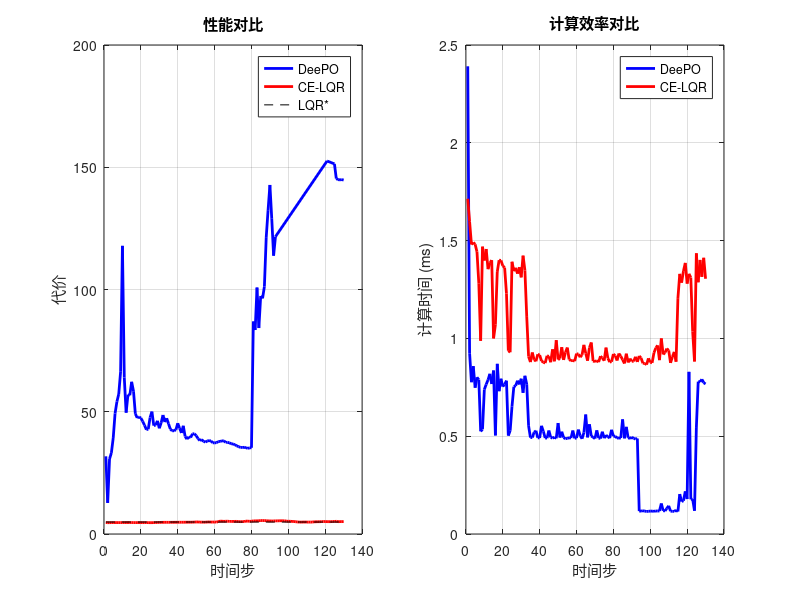
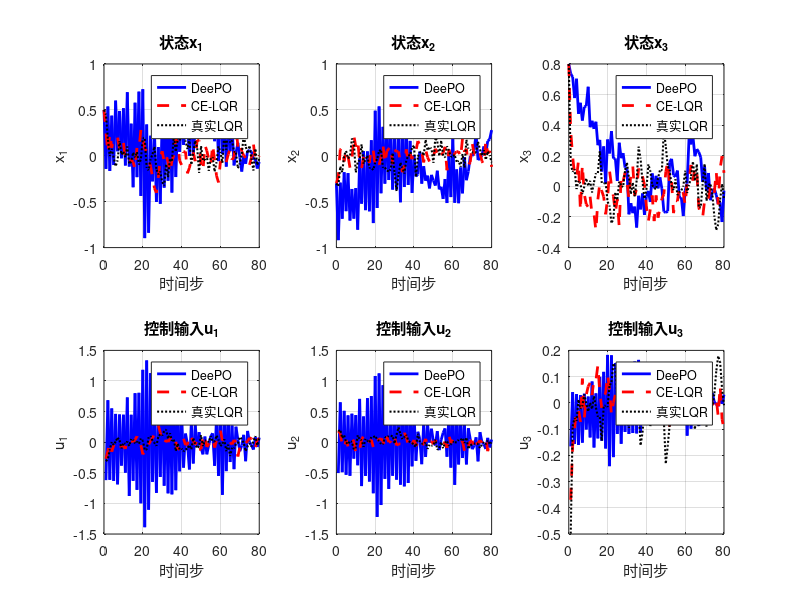

The MATLAB source for these figures, in order: (Note: this script raises an error after producing the figures.)
% 实验C: 边界不稳定系统对比
clear; close all; clc;

% Laplacian系统
n = 3; m = 3;
A = [1.01, 0.01, 0; 0.01, 1.01, 0.01; 0, 0.01, 1.01];
B = eye(3);
Q = eye(3); R = eye(3);
noise_std = sqrt(1/100);

% 真实LQR
[K_true, S_true, ~] = dlqr(A, B, Q, R);
K_true = -K_true;
J_true = trace(S_true);

T_total = 150;
T_init = 20;

% DeePO方法
rng(1);
x_deepo = randn(n, 1);

% 初始数据收集(增强激励)
X_init = zeros(n, T_init);
U_init = zeros(m, T_init);
X_next_init = zeros(n, T_init);

for t = 1:T_init
    u = 0.2 * randn(m, 1);  % 增强激励强度
    w = noise_std * randn(n, 1);
    x_next = A * x_deepo + B * u + w;
    
    X_init(:, t) = x_deepo;
    U_init(:, t) = u;
    X_next_init(:, t) = x_next;
    x_deepo = x_next;
end

% 初始化DeePO(更稳健的方法)
D0 = [U_init; X_init];
S_deepo = D0 * D0';
T_deepo = X_next_init * D0';
t_current = T_init;

Phi = S_deepo / t_current;
X1bar = T_deepo / t_current;
U0bar = Phi(1:m, :);
X0bar = Phi(m+1:end, :);

% 检查数据质量
if cond(Phi) > 1e12 || rank(D0) < m+n
    warning('数据质量差，调整初始化');
    % 使用保守初始化
    K_deepo = -0.05 * eye(m, n);
else
    % 使用协方差参数化初始化
    try
        V = Phi \ [zeros(m, n); eye(n)];
        V = V + pinv(X0bar) * (eye(n) - X0bar * V);
        K_deepo = U0bar * V;
        
        % 检查初始稳定性
        Acl_test = X1bar * V;
        if max(abs(eig(Acl_test))) >= 0.98
            K_deepo = -0.05 * eye(m, n);
        end
    catch
        K_deepo = -0.05 * eye(m, n);
    end
end

% CE-LQR初始化
rng(1);
x_ce = randn(n, 1);
X_data = X_init;
U_data = U_init;
X_next_data = X_next_init;

% 在线对比
J_deepo = zeros(T_total - T_init, 1);
J_ce = zeros(T_total - T_init, 1);
time_deepo = zeros(T_total - T_init, 1);
time_ce = zeros(T_total - T_init, 1);

for k = 1:(T_total - T_init)
    % DeePO更新
    tic;
    v = 0.1 * randn(m, 1);
    u_deepo = K_deepo * x_deepo + v;
    w = noise_std * randn(n, 1);
    x_next_deepo = A * x_deepo + B * u_deepo + w;
    
    d = [u_deepo; x_deepo];
    S_deepo = S_deepo + d * d';
    T_deepo = T_deepo + x_next_deepo * d';
    t_current = t_current + 1;
    
    Phi = S_deepo / t_current;
    X1bar = T_deepo / t_current;
    U0bar = Phi(1:m, :);
    X0bar = Phi(m+1:end, :);
    
    % 稳健的参数更新
    try
        V = Phi \ [K_deepo; eye(n)];
        constraint_error = norm(X0bar * V - eye(n), 'fro');
        if constraint_error > 1e-3
            V = V + pinv(X0bar) * (eye(n) - X0bar * V);
        end
        
        K_current = U0bar * V;
        Acl = X1bar * V;
        rho = max(abs(eig(Acl)));
        
        if rho < 0.98 && ~any(isnan(Acl(:))) && ~any(isinf(Acl(:)))
            Sigma = dlyap(Acl, eye(n));
            Qc = Q + K_current' * R * K_current;
            P = dlyap(Acl', Qc);
            J_deepo_current = trace(P);
            
            % 检查结果有效性
            if isfinite(J_deepo_current) && J_deepo_current > 0
                G = (U0bar' * R * U0bar) + (X1bar' * P * X1bar);
                grad = 2 * (G * V * Sigma);
                
                % 检查梯度有效性
                if ~any(isnan(grad(:))) && ~any(isinf(grad(:)))
                    Proj = eye(m+n) - pinv(X0bar) * X0bar;
                    step = Proj * grad;
                    
                    V_new = V - 0.6 * step;  
                    V_new = V_new + pinv(X0bar) * (eye(n) - X0bar * V_new);
                    
                    K_new = U0bar * V_new;
                    Acl_new = X1bar * V_new;
                    rho_new = max(abs(eig(Acl_new)));
                    
                    if rho_new < 0.98 && ~any(isnan(K_new(:)))
                        K_deepo = K_new;
                    end
                end
            else
                J_deepo_current = Inf;
            end
        else
            J_deepo_current = Inf;
        end
    catch
        J_deepo_current = Inf;
    end
    
    time_deepo(k) = toc;
    J_deepo(k) = J_deepo_current;
    x_deepo = x_next_deepo;
    
    % CE-LQR更新
    tic;
    if size(X_data, 2) >= n + m
        Phi_reg = [U_data; X_data]';
        Y_reg = X_next_data';
        
        % 正则化回归
        lambda_reg = 1e-3;
        Theta = (Phi_reg' * Phi_reg + lambda_reg * eye(m+n)) \ (Phi_reg' * Y_reg);
        Theta = Theta';
        
        B_est = Theta(:, 1:m);
        A_est = Theta(:, m+1:end);
        
        try
            Co_est = ctrb(A_est, B_est);
            if rank(Co_est) >= n && max(abs(eig(A_est))) < 1.5
                [K_ce_new, ~, ~] = dlqr(A_est, B_est, Q, R);
                K_ce = -K_ce_new;
                
                Acl_ce = A_est + B_est * K_ce;
                rho_ce = max(abs(eig(Acl_ce)));
                
                if rho_ce < 0.98
                    Qc_ce = Q + K_ce' * R * K_ce;
                    P_ce = dlyap(Acl_ce', Qc_ce);
                    J_ce_current = trace(P_ce);
                    
                    if ~isfinite(J_ce_current) || J_ce_current <= 0
                        K_ce = -0.1 * eye(m, n);
                        J_ce_current = Inf;
                    end
                else
                    K_ce = -0.1 * eye(m, n);
                    J_ce_current = Inf;
                end
            else
                K_ce = -0.1 * eye(m, n);
                J_ce_current = Inf;
            end
        catch
            K_ce = -0.1 * eye(m, n);
            J_ce_current = Inf;
        end
    else
        K_ce = -0.1 * eye(m, n);
        J_ce_current = Inf;
    end
    
    time_ce(k) = toc;
    J_ce(k) = J_ce_current;
    
    v = 0.1 * randn(m, 1);
    u_ce = K_ce * x_ce + v;
    w = noise_std * randn(n, 1);
    x_next_ce = A * x_ce + B * u_ce + w;
    
    % 更新CE数据(滑动窗口)
    window_size = 60;
    if size(X_data, 2) >= window_size
        X_data = [X_data(:, 2:end), x_ce];
        U_data = [U_data(:, 2:end), u_ce];
        X_next_data = [X_next_data(:, 2:end), x_next_ce];
    else
        X_data = [X_data, x_ce];
        U_data = [U_data, u_ce];
        X_next_data = [X_next_data, x_next_ce];
    end
    
    x_ce = x_next_ce;
end

% 结果分析
valid_deepo = isfinite(J_deepo) & J_deepo < 1e6 & J_deepo > 0;
valid_ce = isfinite(J_ce) & J_ce < 1e6 & J_ce > 0;

fprintf('实验C结果:\n');
if sum(valid_deepo) > 0
    fprintf('DeePO平均代价: %.4f\n', mean(J_deepo(valid_deepo)));
    fprintf('DeePO稳定比例: %.1f%%\n', sum(valid_deepo)/length(J_deepo)*100);
else
    fprintf('DeePO平均代价: 无有效数据\n');
end

if sum(valid_ce) > 0
    fprintf('CE-LQR平均代价: %.4f\n', mean(J_ce(valid_ce)));
    fprintf('CE-LQR稳定比例: %.1f%%\n', sum(valid_ce)/length(J_ce)*100);
else
    fprintf('CE-LQR平均代价: 无有效数据\n');
end

fprintf('DeePO平均时间: %.2f ms\n', mean(time_deepo) * 1000);
fprintf('CE-LQR平均时间: %.2f ms\n', mean(time_ce) * 1000);
fprintf('真实LQR代价: %.4f\n', J_true);

% 性能对比
figure;
subplot(1,2,1);
% 只绘制有效数据
if sum(valid_deepo) > 0
    valid_idx_deepo = find(valid_deepo);
    plot(valid_idx_deepo, J_deepo(valid_idx_deepo), 'b-', 'LineWidth', 2);
    hold on;
end
if sum(valid_ce) > 0
    valid_idx_ce = find(valid_ce);
    plot(valid_idx_ce, J_ce(valid_idx_ce), 'r-', 'LineWidth', 2);
    hold on;
end
plot([1, length(J_deepo)], [J_true, J_true], 'k--');
xlabel('时间步');
ylabel('代价');
title('性能对比');
legend('DeePO', 'CE-LQR', 'LQR*');
grid on;

subplot(1,2,2);
plot(time_deepo * 1000, 'b-', 'LineWidth', 2);
hold on;
plot(time_ce * 1000, 'r-', 'LineWidth', 2);
xlabel('时间步');
ylabel('计算时间 (ms)');
title('计算效率对比');
legend('DeePO', 'CE-LQR');
grid on;

% 详细的控制效果对比仿真
T_sim = 80;
x0 = [0.5; -0.3; 0.8]; % 边界不稳定系统的初始状态

% DeePO控制仿真
x_deepo_sim = zeros(n, T_sim+1);
u_deepo_sim = zeros(m, T_sim);
x_deepo_sim(:, 1) = x0;

% 直接使用在线学习循环结束时得到的最终控制器
K_deepo_final = K_deepo;

% DeePO控制仿真
for t = 1:T_sim
    u_deepo_sim(:, t) = K_deepo_final * x_deepo_sim(:, t);
    w = noise_std * randn(n, 1);
    x_deepo_sim(:, t+1) = A * x_deepo_sim(:, t) + B * u_deepo_sim(:, t) + w;
end

% CE-LQR控制仿真
x_ce_sim = zeros(n, T_sim+1);
u_ce_sim = zeros(m, T_sim);
x_ce_sim(:, 1) = x0;

% 直接使用在线学习循环结束时得到的最终控制器
K_ce_final = K_ce;

for t = 1:T_sim
    u_ce_sim(:, t) = K_ce_final * x_ce_sim(:, t);
    w = noise_std * randn(n, 1);
    x_ce_sim(:, t+1) = A * x_ce_sim(:, t) + B * u_ce_sim(:, t) + w;
end

% 真实LQR控制仿真
x_true_sim = zeros(n, T_sim+1);
u_true_sim = zeros(m, T_sim);
x_true_sim(:, 1) = x0;

for t = 1:T_sim
    u_true_sim(:, t) = K_true * x_true_sim(:, t);
    w = noise_std * randn(n, 1);
    x_true_sim(:, t+1) = A * x_true_sim(:, t) + B * u_true_sim(:, t) + w;
end

% 控制效果对比图
figure;
subplot(2,3,1);
plot(0:T_sim, x_deepo_sim(1,:), 'b-', 'LineWidth', 2);
hold on;
plot(0:T_sim, x_ce_sim(1,:), 'r--', 'LineWidth', 2);
plot(0:T_sim, x_true_sim(1,:), 'k:', 'LineWidth', 1.5);
xlabel('时间步');
ylabel('x_1');
title('状态x_1');
legend('DeePO', 'CE-LQR', '真实LQR');
grid on;

subplot(2,3,2);
plot(0:T_sim, x_deepo_sim(2,:), 'b-', 'LineWidth', 2);
hold on;
plot(0:T_sim, x_ce_sim(2,:), 'r--', 'LineWidth', 2);
plot(0:T_sim, x_true_sim(2,:), 'k:', 'LineWidth', 1.5);
xlabel('时间步');
ylabel('x_2');
title('状态x_2');
legend('DeePO', 'CE-LQR', '真实LQR');
grid on;

subplot(2,3,3);
plot(0:T_sim, x_deepo_sim(3,:), 'b-', 'LineWidth', 2);
hold on;
plot(0:T_sim, x_ce_sim(3,:), 'r--', 'LineWidth', 2);
plot(0:T_sim, x_true_sim(3,:), 'k:', 'LineWidth', 1.5);
xlabel('时间步');
ylabel('x_3');
title('状态x_3');
legend('DeePO', 'CE-LQR', '真实LQR');
grid on;

subplot(2,3,4);
plot(1:T_sim, u_deepo_sim(1,:), 'b-', 'LineWidth', 2);
hold on;
plot(1:T_sim, u_ce_sim(1,:), 'r--', 'LineWidth', 2);
plot(1:T_sim, u_true_sim(1,:), 'k:', 'LineWidth', 1.5);
xlabel('时间步');
ylabel('u_1');
title('控制输入u_1');
legend('DeePO', 'CE-LQR', '真实LQR');
grid on;

subplot(2,3,5);
plot(1:T_sim, u_deepo_sim(2,:), 'b-', 'LineWidth', 2);
hold on;
plot(1:T_sim, u_ce_sim(2,:), 'r--', 'LineWidth', 2);
plot(1:T_sim, u_true_sim(2,:), 'k:', 'LineWidth', 1.5);
xlabel('时间步');
ylabel('u_2');
title('控制输入u_2');
legend('DeePO', 'CE-LQR', '真实LQR');
grid on;

subplot(2,3,6);
plot(1:T_sim, u_deepo_sim(3,:), 'b-', 'LineWidth', 2);
hold on;
plot(1:T_sim, u_ce_sim(3,:), 'r--', 'LineWidth', 2);
plot(1:T_sim, u_true_sim(3,:), 'k:', 'LineWidth', 1.5);
xlabel('时间步');
ylabel('u_3');
title('控制输入u_3');
legend('DeePO', 'CE-LQR', '真实LQR');
grid on;

sgtitle('实验C: 边界不稳定系统控制效果对比');

% 计算仿真性能指标
cost_deepo_sim = sum(diag(x_deepo_sim(:,1:T_sim)' * Q * x_deepo_sim(:,1:T_sim)) + diag(u_deepo_sim' * R * u_deepo_sim));
cost_ce_sim = sum(diag(x_ce_sim(:,1:T_sim)' * Q * x_ce_sim(:,1:T_sim)) + diag(u_ce_sim' * R * u_ce_sim));
cost_true_sim = sum(diag(x_true_sim(:,1:T_sim)' * Q * x_true_sim(:,1:T_sim)) + diag(u_true_sim' * R * u_true_sim));

fprintf('\n仿真总代价对比:\n');
fprintf('DeePO: %.4f\n', cost_deepo_sim);
fprintf('CE-LQR: %.4f\n', cost_ce_sim);
fprintf('真实LQR: %.4f\n', cost_true_sim);

% 保存结果
save('exp_C_results.mat', 'J_deepo', 'J_ce', 'time_deepo', 'time_ce', 'J_true', 'valid_deepo', 'valid_ce');